Frame 1 (no input): blank canvas, image omitted
Frame 60 (the mouse pressed at the canvas centre just before this capture): blank canvas, image omitted
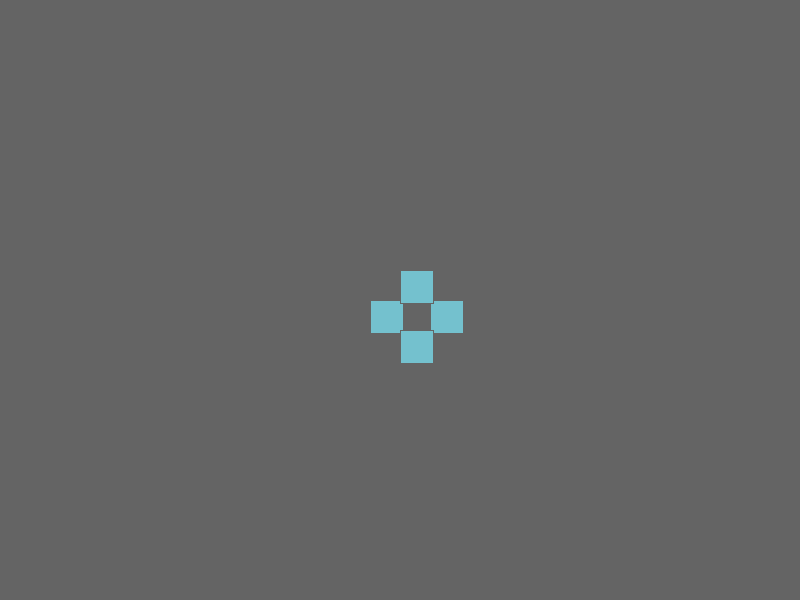
Frame 120 (the mouse held since frame 60 and released just before this capture)

The Processing sketch whose frames 1 and 60 were blank and that drew this single picture after the mouse press (run headless with seeded random() and noise(); from frame 60 on, the mouse is pressed at the canvas centre):

// Processing sketch: processing_172577
// ── processing_172577.pde

void setup() {
	size(800, 600);
	background(100);
	stroke(255);
	//ellipse(50,50,25,25);
	//println("hello web!");
	}
	

void draw() {
int d = mouseX;
int e = mouseY;
stroke(100);
if (mousePressed == true) {
fill(116, 193, 206);
rect(d+30, e, 33, 33);
rect(d-30, e, 33, 33);
rect(d, e+30, 33, 33);
rect(d, e-30, 33, 33);
}
}

/*
rect(d+10, e, (e/2)+33, (e/2)+33);
rect(d-10, e, (e/2)+33, (e/2)+33);
rect(d, e+10, (e/2)+33, (e/2)+33);
rect(d, e-10, (e/2)+33, (e/2)+33);
*/	
	
